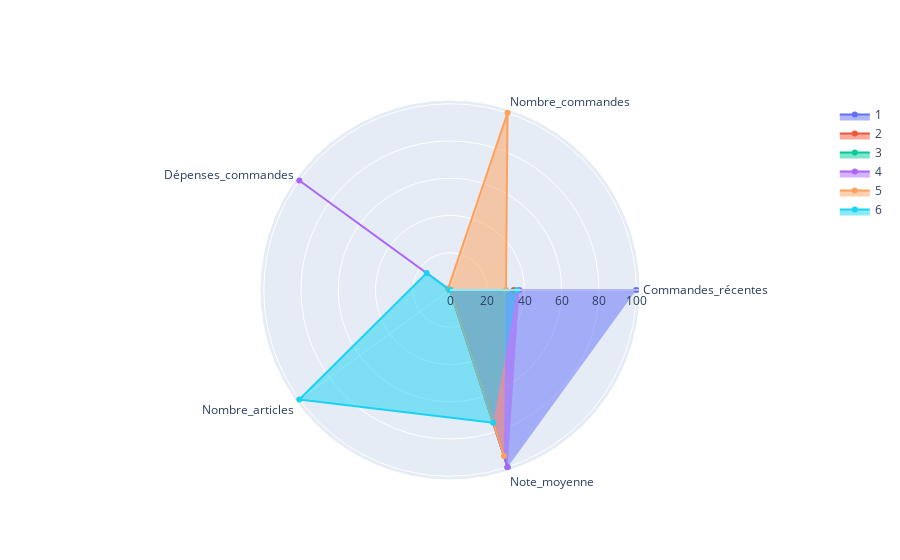

Notebook cell for this chart:
### Code cell
# On affiche notre carte radar
radar_chart_5('Commandes_récentes', 'Nombre_commandes',
              'Dépenses_commandes', 'Nombre_articles', 'Note_moyenne', radar_6)

### Figure 1 — Plotly figure (JSON) as saved in the notebook; plotly's stock layout.template omitted (floating-point values rounded to 4 significant figures)
{"data": [{"fill": "toself", "name": "1", "r": [100, 0, 0, 0, 100], "theta": ["Commandes_récentes", "Nombre_commandes", "Dépenses_commandes", "Nombre_articles", "Note_moyenne"], "type": "scatterpolar"}, {"fill": "toself", "name": "2", "r": [34.22, 0, 1.099, 0, 0], "theta": ["Commandes_récentes", "Nombre_commandes", "Dépenses_commandes", "Nombre_articles", "Note_moyenne"], "type": "scatterpolar"}, {"fill": "toself", "name": "3", "r": [0, 0, 0.2324, 0, 100], "theta": ["Commandes_récentes", "Nombre_commandes", "Dépenses_commandes", "Nombre_articles", "Note_moyenne"], "type": "scatterpolar"}, {"fill": "toself", "name": "4", "r": [37.26, 0, 100.0, 0, 100], "theta": ["Commandes_récentes", "Nombre_commandes", "Dépenses_commandes", "Nombre_articles", "Note_moyenne"], "type": "scatterpolar"}, {"fill": "toself", "name": "5", "r": [30.04, 100, 1.291, 0, 93.75], "theta": ["Commandes_récentes", "Nombre_commandes", "Dépenses_commandes", "Nombre_articles", "Note_moyenne"], "type": "scatterpolar"}, {"fill": "toself", "name": "6", "r": [36.12, 0, 15.47, 100, 75], "theta": ["Commandes_récentes", "Nombre_commandes", "Dépenses_commandes", "Nombre_articles", "Note_moyenne"], "type": "scatterpolar"}], "layout": {}}
